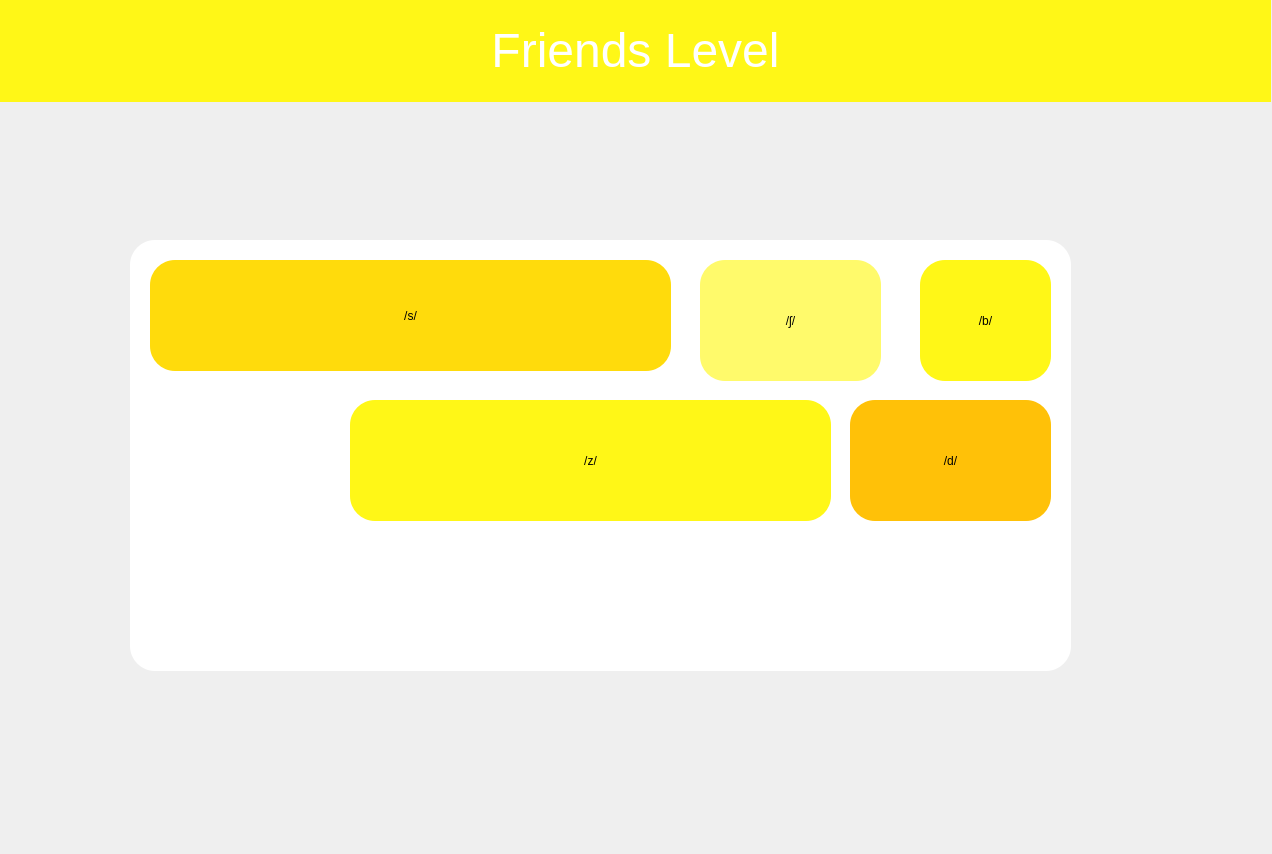
<?xml version="1.0" encoding="UTF-8"?>
<ui version="4.0">
 <class>Dialog</class>
 <widget class="QDialog" name="Dialog">
  <property name="geometry">
   <rect>
    <x>0</x>
    <y>0</y>
    <width>1272</width>
    <height>854</height>
   </rect>
  </property>
  <property name="windowTitle">
   <string>Dialog</string>
  </property>
  <widget class="QLabel" name="level_name">
   <property name="geometry">
    <rect>
     <x>0</x>
     <y>0</y>
     <width>1271</width>
     <height>102</height>
    </rect>
   </property>
   <property name="styleSheet">
    <string notr="true">background-color: rgb(238, 238, 0);
background-color: rgb(255, 247, 23);
opacity: 1;</string>
   </property>
   <property name="text">
    <string>&lt;html&gt;&lt;head/&gt;&lt;body&gt;&lt;p align=&quot;center&quot;&gt;&lt;span style=&quot; font-size:36pt; color:#ffffff;&quot;&gt;Friends Level&lt;/span&gt;&lt;/p&gt;&lt;/body&gt;&lt;/html&gt;</string>
   </property>
  </widget>
  <widget class="QPushButton" name="sound_d">
   <property name="geometry">
    <rect>
     <x>850</x>
     <y>400</y>
     <width>201</width>
     <height>121</height>
    </rect>
   </property>
   <property name="styleSheet">
    <string notr="true">font: 75 20pt &quot;MS Shell Dlg 2&quot;;
background-color: rgb(255, 193, 8);
border-radius: 25px 25px 35px 35px;
opacity: 1;</string>
   </property>
   <property name="text">
    <string>/d/</string>
   </property>
  </widget>
  <widget class="QPushButton" name="sound_b">
   <property name="geometry">
    <rect>
     <x>920</x>
     <y>260</y>
     <width>131</width>
     <height>121</height>
    </rect>
   </property>
   <property name="styleSheet">
    <string notr="true">font: 75 20pt &quot;MS Shell Dlg 2&quot;;
background-color: rgb(255, 247, 23);
border-radius: 25px 25px 35px 35px;
opacity: 1;</string>
   </property>
   <property name="text">
    <string>/b/</string>
   </property>
  </widget>
  <widget class="QPushButton" name="sound_z">
   <property name="geometry">
    <rect>
     <x>350</x>
     <y>400</y>
     <width>481</width>
     <height>121</height>
    </rect>
   </property>
   <property name="styleSheet">
    <string notr="true">font: 75 20pt &quot;MS Shell Dlg 2&quot;;
background-color: rgb(255, 247, 23);
border-radius: 25px 25px 35px 35px;
opacity: 1;</string>
   </property>
   <property name="text">
    <string>/z/</string>
   </property>
  </widget>
  <widget class="QPushButton" name="sound_ch">
   <property name="geometry">
    <rect>
     <x>700</x>
     <y>260</y>
     <width>181</width>
     <height>121</height>
    </rect>
   </property>
   <property name="styleSheet">
    <string notr="true">font: 75 20pt &quot;MS Shell Dlg 2&quot;;
background-color: rgb(255, 250, 107);
border-radius: 25px 25px 35px 35px;
opacity: 1;</string>
   </property>
   <property name="text">
    <string>/ʃ/</string>
   </property>
  </widget>
  <widget class="QPushButton" name="sound_s">
   <property name="geometry">
    <rect>
     <x>150</x>
     <y>260</y>
     <width>521</width>
     <height>111</height>
    </rect>
   </property>
   <property name="styleSheet">
    <string notr="true">font: 75 20pt &quot;MS Shell Dlg 2&quot;;
background-color: rgb(255, 219, 12);
border-radius: 25px 25px 35px 35px;
opacity: 1;</string>
   </property>
   <property name="text">
    <string>/s/</string>
   </property>
  </widget>
  <widget class="QLabel" name="label">
   <property name="geometry">
    <rect>
     <x>130</x>
     <y>240</y>
     <width>941</width>
     <height>431</height>
    </rect>
   </property>
   <property name="styleSheet">
    <string notr="true">font: 75 20pt &quot;MS Shell Dlg 2&quot;;
background-color: rgb(255, 255, 255);
border-radius: 25px 25px 35px 35px;
opacity: 1;</string>
   </property>
   <property name="text">
    <string>&lt;html&gt;&lt;head/&gt;&lt;body&gt;&lt;p align=&quot;center&quot;&gt;&lt;span style=&quot; color:#fff717;&quot;&gt;&lt;br/&gt;&lt;/span&gt;&lt;/p&gt;&lt;p align=&quot;center&quot;&gt;&lt;span style=&quot; color:#fff717;&quot;&gt;&lt;br/&gt;&lt;/span&gt;&lt;/p&gt;&lt;p align=&quot;center&quot;&gt;&lt;span style=&quot; color:#fff717;&quot;&gt;&lt;br/&gt;&lt;/span&gt;&lt;/p&gt;&lt;p align=&quot;center&quot;&gt;&lt;span style=&quot; color:#fff717;&quot;&gt;&lt;br/&gt;&lt;/span&gt;&lt;/p&gt;&lt;p align=&quot;center&quot;&gt;&lt;span style=&quot; color:#fff717;&quot;&gt;Choose a sound&lt;/span&gt;&lt;/p&gt;&lt;p align=&quot;center&quot;&gt;&lt;span style=&quot; color:#fff717;&quot;&gt;&lt;br/&gt;&lt;/span&gt;&lt;/p&gt;&lt;/body&gt;&lt;/html&gt;</string>
   </property>
  </widget>
  <zorder>label</zorder>
  <zorder>sound_ch</zorder>
  <zorder>sound_b</zorder>
  <zorder>sound_d</zorder>
  <zorder>level_name</zorder>
  <zorder>sound_z</zorder>
  <zorder>sound_s</zorder>
 </widget>
 <resources/>
 <connections/>
</ui>
